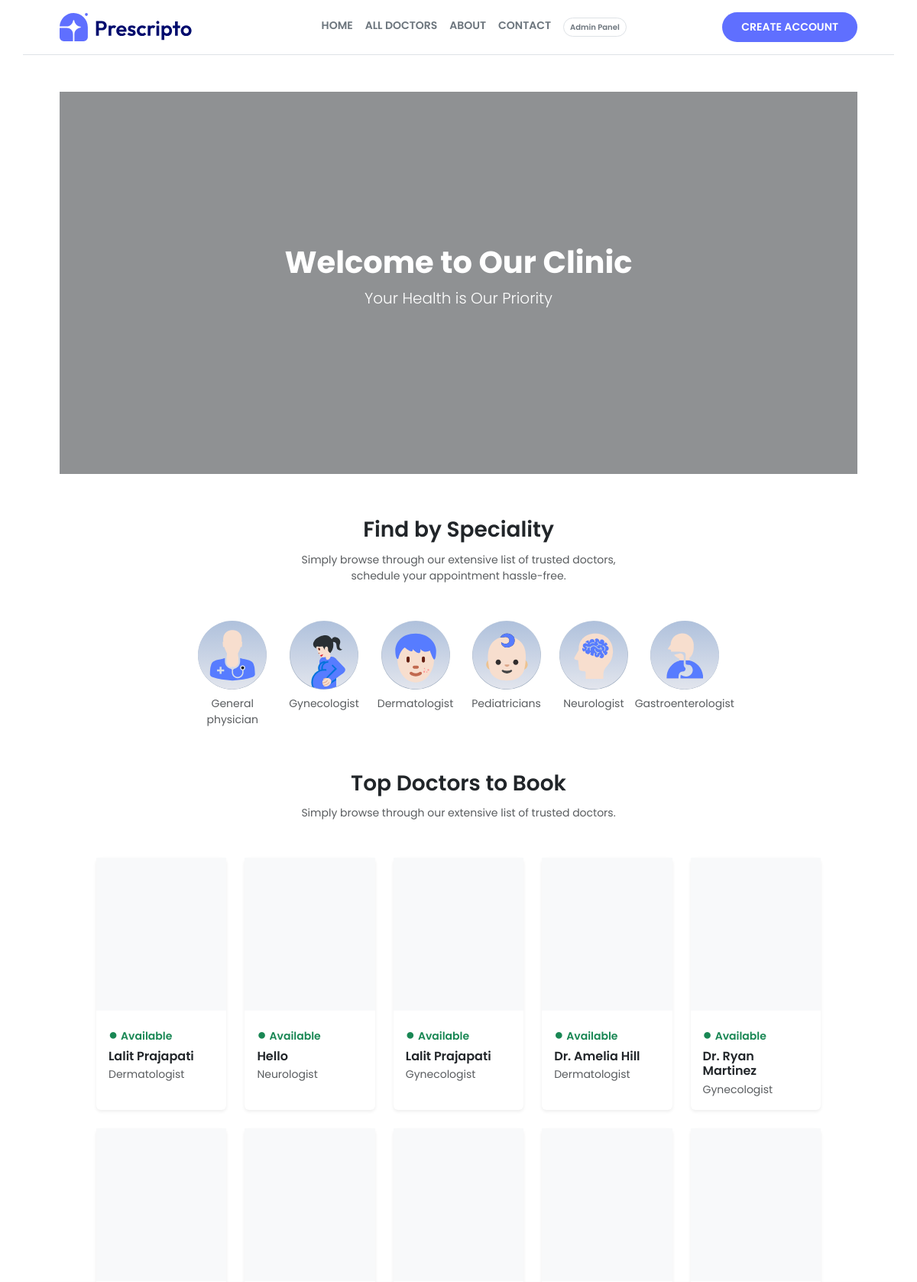
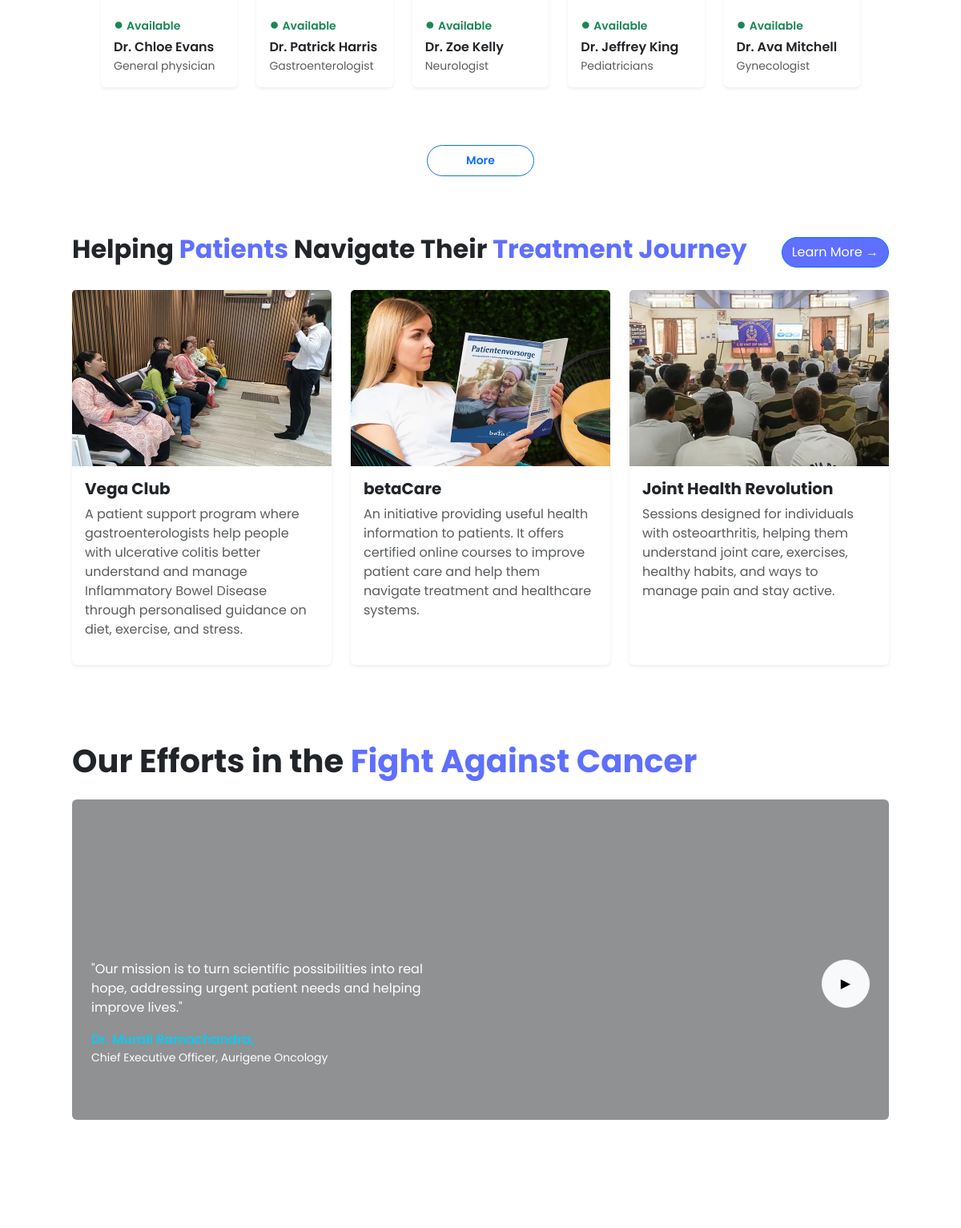
The page / (upper part) on the database its author committed (2 pictures, top to bottom).
### appointment/models.py (models this page shows, shortened)
class Doctor(models.Model):
    image = CloudinaryField('image', folder='doctor_image')
    name = models.CharField(max_length=100)
    email = models.EmailField()
    username = models.CharField(max_length=255, unique=True)
    password = models.CharField(max_length=100)
    experience = models.IntegerField()
    fees = models.FloatField()
    category = models.ForeignKey(Category, on_delete=models.CASCADE)
    degree = models.CharField(max_length=50)
    about = models.TextField()
    address = models.TextField()

class Category(models.Model):
    name = models.CharField(max_length=100)
    def __str__(self):
        return self.name

### appointment/views.py (the view)
# urls.py: path('', views.index, name='home'),
def index(request):
    doctors = Doctor.objects.all().order_by('-id')[:10]
    return render(request, 'index.html', {'doctors': doctors, })

### templates/index.html (shortened to what this page needs)
{% extends "layout.html" %}
{% load static %}
{% block contant %}
    <main class="container py-5 px-5">
      <section class="position-relative overflow-hidden" style="height: 500px;">
          <video autoplay muted loop playsinline
              class="position-absolute top-50 start-50 translate-middle w-100 h-100 object-fit-cover">
              <source src="{% static 'assets/assets_frontend/7579843-hd_1366_720_25fps.mp4' %}" type="video/mp4">
          </video>
          <div class="position-absolute top-0 start-0 w-100 h-100 bg-dark opacity-50"></div>
          <div class="container position-relative text-center text-white d-flex align-items-center justify-content-center h-100">
              <div>
                  <h1 class="fw-bold"  data-aos="fade-up">Welcome to Our Clinic</h1>
                  <p class="lead" data-aos="fade-up" data-aos-delay="200">Your Health is Our Priority</p>
              </div>
          </div>
      </section>
        <section class="text-center mt-5">
            <h2 class="fw-semibold fs-3 py-2 mb-1" data-aos="fade-up">
                Find by Speciality
            </h2>
            <p class="text-muted small mx-auto mb-5" style="max-width: 440px;"
            data-aos="fade-up" data-aos-delay="200">
                Simply browse through our extensive list of trusted doctors, schedule your appointment hassle-free.
            </p>
            <div class="d-flex flex-wrap justify-content-center gap-4">
                <div class="d-flex flex-column align-items-center text-muted small card-hover-up"
                    style="max-width: 100px;"
                    data-aos="zoom-in" data-aos-delay="100">
                    <a href="{% url "doctor" 'General physician' %}">
                        <img src="{% static 'assets/assets_frontend/General_physician.svg' %}"
                            class="rounded-circle"
                            style="background: linear-gradient(to bottom, #cbd5e1, #94a3b8);"
                            width="90" height="90">
                    </a>
                    <span class="mt-2">General physician</span>
                </div>
                <div class="d-flex flex-column align-items-center text-muted small card-hover-up"
                    style="max-width: 100px;"
                    data-aos="zoom-in" data-aos-delay="200">
                    <a href="{% url "doctor" 'Gynecologist' %}">
                        <img src="{% static 'assets/assets_frontend/Gynecologist.svg' %}"
                            class="rounded-circle"
                            style="background: linear-gradient(to bottom, #cbd5e1, #94a3b8);"
                            width="90" height="90">
                    </a>
                    <span class="mt-2">Gynecologist</span>
                </div>
                <div class="d-flex flex-column align-items-center text-muted small card-hover-up"
                    style="max-width: 100px;"
                    data-aos="zoom-in" data-aos-delay="300">
                    <a href="{% url "doctor" 'Dermatologist' %}">
                        <img src="{% static 'assets/assets_frontend/Dermatologist.svg' %}"
                            class="rounded-circle"
                            style="background: linear-gradient(to bottom, #cbd5e1, #94a3b8);"
                            width="90" height="90">
                    </a>
                    <span class="mt-2">Dermatologist</span>
                </div>
                <div class="d-flex flex-column align-items-center text-muted small card-hover-up"
                    style="max-width: 100px;"
                    data-aos="zoom-in" data-aos-delay="400">
                    <a href="{% url "doctor" 'Pediatricians' %}">
                        <img src="{% static 'assets/assets_frontend/Pediatricians.svg' %}"
                            class="rounded-circle"
                            style="background: linear-gradient(to bottom, #cbd5e1, #94a3b8);"
                            width="90" height="90">
                    </a>
                    <span class="mt-2">Pediatricians</span>
                </div>
                <div class="d-flex flex-column align-items-center text-muted small card-hover-up"
                    style="max-width: 100px;"
                    data-aos="zoom-in" data-aos-delay="500">
                    <a href="{% url "doctor" 'Neurologist' %}">
                        <img src="{% static 'assets/assets_frontend/Neurologist.svg' %}"
                            class="rounded-circle"
                            style="background: linear-gradient(to bottom, #cbd5e1, #94a3b8);"
                            width="90" height="90">
                    </a>
                    <span class="mt-2">Neurologist</span>
                </div>
                <div class="d-flex flex-column align-items-center text-muted small card-hover-up"
                    style="max-width: 100px;"
                    data-aos="zoom-in" data-aos-delay="600">
                    <a href="{% url "doctor" 'Gastroenterologist' %}">
                        <img src="{% static 'assets/assets_frontend/Gastroenterologist.svg' %}"
                            class="rounded-circle"
                            style="background: linear-gradient(to bottom, #cbd5e1, #94a3b8);"
                            width="90" height="90">
                    </a>
                    <span class="mt-2">Gastroenterologist</span>
                </div>
            </div>
        </section>
        <section class="mt-5 px-5">
            <h3 class="text-center fw-semibold fs-3 py-2 mb-1" data-aos="fade-up">
                Top Doctors to Book
            </h3>
            <p class="text-center text-muted small mx-auto mb-5"
            data-aos="fade-up" data-aos-delay="200">
                Simply browse through our extensive list of trusted doctors.
            </p>
            <div class="row row-cols-2 row-cols-sm-5 g-4">
                {% for doctor in doctors %}
                <div class="col" data-aos="fade-up" data-aos-delay="{{ forloop.counter0|add:1 }}00">
                    <div class="card border-0 rounded shadow-sm h-100"
                        style="transition: all 0.3s ease;"
                        onmouseover="this.style.transform='translateY(-10px)'; this.style.boxShadow='0 15px 30px rgba(0,0,0,0.15)'"
                        onmouseout="this.style.transform='translateY(0px)'; this.style.boxShadow=''">
                        <div class="bg-light d-flex justify-content-center align-items-center overflow-hidden"
                            style="height: 200px;">
                        </div>
                        <div class="card-body pb-3 d-flex flex-column">
                            <p class="text-success small fw-semibold mb-1">
                                <span class="me-1 fs-5">●</span>Available
                            </p>
                            <h6 class="card-title fw-semibold mb-1">
                                {{ doctor.name }}
                            </h6>
                            <p class="text-muted small mb-0">
                                {{ doctor.category }}
                            </p>
                        </div>
                    </div>
                </div>
                {% endfor %}
            </div>
            <div class="text-center my-5" data-aos="zoom-in">
                <a href="{% url "doctor" 'all doctor' %}"
                class="btn btn-outline-primary fw-semibold rounded-pill btn-sm px-5 py-2 my-4">
                    More
                </a>
            </div>
        </section>
        <section class="container my-5">
            <div class="d-flex justify-content-between align-items-center mb-4 flex-wrap">
                <h2 class="fw-bold" data-aos="fade-right">
                    Helping <span style="color:rgb(95 111 255);">Patients</span> Navigate Their
                    <span style="color:rgb(95 111 255);">Treatment Journey</span>
                </h2>
                <a href="{% url "patient_programs" %}"
                class="btn btn-outline-primary rounded-pill"
                style="background:rgb(95 111 255); color:white;"
                data-aos="fade-left">
                    Learn More →
                </a>
            </div>
            <div class="row g-4">
                <div class="col-md-4" data-aos="zoom-in" data-aos-delay="100">
                    <div class="card border-0 shadow-sm h-100"
                        style="transition: all 0.3s ease;"
                        onmouseover="this.style.transform='translateY(-10px)'; this.style.boxShadow='0 15px 30px rgba(0,0,0,0.15)'"
                        onmouseout="this.style.transform='translateY(0px)'; this.style.boxShadow=''">
                        <a href="{% url "patient_programs" %}">
                            <img src="{% static 'assets/assets_frontend/F Vega Club.jpg.webp' %}"
                                class="card-img-top"
                                style="height: 220px; object-fit: cover; transition: transform 0.4s ease;"
                                onmouseover="this.style.transform='scale(0.9)'"
                                onmouseout="this.style.transform='scale(1)'">
                        </a>
                        <div class="card-body">
                            <h5 class="fw-bold">Vega Club</h5>
                            <p class="text-muted">
                                A patient support program where gastroenterologists help people with
                                ulcerative colitis better understand and manage Inflammatory Bowel
                                Disease through personalised guidance on diet, exercise, and stress.
                            </p>
                        </div>
                    </div>
                </div>
                <div class="col-md-4" data-aos="zoom-in" data-aos-delay="200">
                    <div class="card border-0 shadow-sm h-100"
                        style="transition: all 0.3s ease;"
                        onmouseover="this.style.transform='translateY(-10px)'; this.style.boxShadow='0 15px 30px rgba(0,0,0,0.15)'"
                        onmouseout="this.style.transform='translateY(0px)'; this.style.boxShadow=''">
                        <a href="{% url "patient_programs" %}">
                            <img src="{% static 'assets/assets_frontend/img1.webp' %}"
                                class="card-img-top"
                                style="height: 220px; object-fit: cover; transition: transform 0.4s ease;"
                                onmouseover="this.style.transform='scale(0.9)'"
                                onmouseout="this.style.transform='scale(1)'">
                        </a>
                        <div class="card-body">
                            <h5 class="fw-bold">betaCare</h5>
                            <p class="text-muted">
                                An initiative providing useful health information to patients.
                                It offers certified online courses to improve patient care
                                and help them navigate treatment and healthcare systems.
                            </p>
                        </div>
                    </div>
                </div>
                <div class="col-md-4" data-aos="zoom-in" data-aos-delay="300">
                    <div class="card border-0 shadow-sm h-100"
                        style="transition: all 0.3s ease;"
                        onmouseover="this.style.transform='translateY(-10px)'; this.style.boxShadow='0 15px 30px rgba(0,0,0,0.15)'"
                        onmouseout="this.style.transform='translateY(0px)'; this.style.boxShadow=''">
                        <a href="{% url "patient_programs" %}">
                            <img src="{% static 'assets/assets_frontend/hello.jpg' %}"
                                class="card-img-top"
                                style="height: 220px; object-fit: cover; transition: transform 0.4s ease;"
                                onmouseover="this.style.transform='scale(0.9)'"
                                onmouseout="this.style.transform='scale(1)'">
                        </a>
                        <div class="card-body">
                            <h5 class="fw-bold">Joint Health Revolution</h5>
                            <p class="text-muted">
                                Sessions designed for individuals with osteoarthritis, helping
                                them understand joint care, exercises, healthy habits, and ways
                                to manage pain and stay active.
                            </p>
                        </div>
                    </div>
                </div>
            </div>
        </section>
        <section class="container my-5 py-5">
            <h1 class="fw-bold mb-4" data-aos="fade-up">
                Our Efforts in the
                <span style="color:rgb(95 111 255);">Fight Against Cancer</span>
            </h1>
            <div class="position-relative rounded overflow-hidden"
                data-aos="zoom-in"
                style="transition: all 0.3s ease;"
                onmouseover="this.style.transform='scale(1.02)'"
                onmouseout="this.style.transform='scale(1)'">
                <video autoplay muted loop playsinline
                    class="w-100"
                    style="height: 400px; object-fit: cover;">
                    <source src="{% static 'assets/assets_frontend/abc.mp4' %}" type="video/mp4">
                </video>
                <div class="position-absolute top-0 start-0 w-100 h-100 bg-dark opacity-50"></div>
                <div class="position-absolute top-50 start-0 translate-middle-y text-white px-4"
                    style="max-width: 500px;"
                    data-aos="fade-right" data-aos-delay="200">
                    <p class="mb-3">
                        "Our mission is to turn scientific possibilities into real hope,
                        addressing urgent patient needs and helping improve lives."
                    </p>
                    <p class="text-info fw-semibold mb-0">
                    </p>
                    <small>Chief Executive Officer, Aurigene Oncology</small>
                </div>
                <div class="position-absolute top-50 end-0 translate-middle-y me-4"
                    data-aos="zoom-in" data-aos-delay="400">
                    <button class="btn btn-light rounded-circle d-flex align-items-center justify-content-center"
                            style="width: 60px; height: 60px; transition: all 0.3s ease;"
                            onmouseover="this.style.transform='scale(1.2)'"
                            onmouseout="this.style.transform='scale(1)'"
                            data-bs-toggle="modal" data-bs-target="#videoModal">
                        ▶
                    </button>
                </div>
            </div>
        </section>
        <section class="container my-5 py-5">
        </section>
  </main>
{% endblock contant %}

### templates/layout.html (style rules this page uses)
body { font-family: "Poppins", sans-serif; }
.card-hover-up { transition: transform 0.3s ease; }

### rows shown on the page
Doctor: name "Lalit Prajapati", category "Dermatologist"
Doctor: name "Hello", category "Neurologist"
Doctor: name "Lalit Prajapati", category "Gynecologist"
Doctor: name "Dr. Amelia Hill", category "Dermatologist"
Doctor: name "Dr. Ryan Martinez", category "Gynecologist"
Doctor: name "Dr. Chloe Evans", category "General physician"
Doctor: name "Dr. Patrick Harris", category "Gastroenterologist"
Doctor: name "Dr. Zoe Kelly", category "Neurologist"
Doctor: name "Dr. Jeffrey King", category "Pediatricians"
Doctor: name "Dr. Ava Mitchell", category "Gynecologist"
